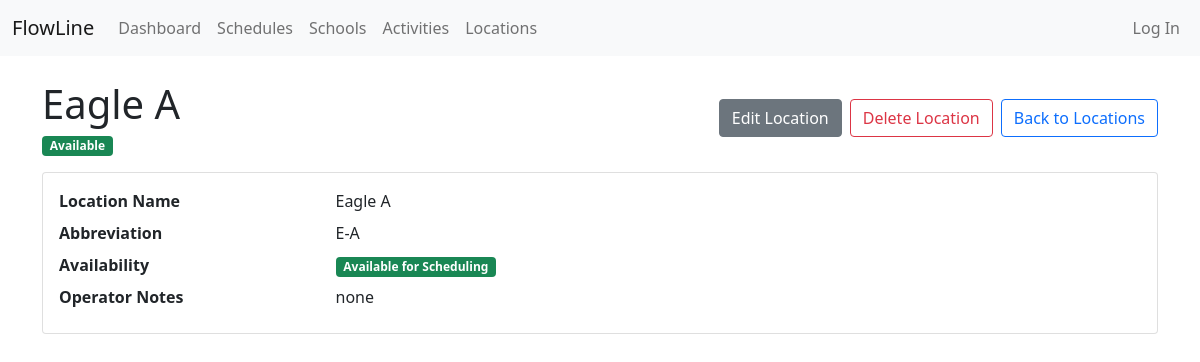
/location/4/, run on the app's committed database.
### scheduler_app/models.py (models this page shows, shortened)
class Locations(models.Model):
    loc_name = CharField(max_length=100, unique=True)
    loc_short = CharField(max_length=5, null=True, default='5 character max')
    description = TextField(default= 'Notes for the new people', blank=True, null=True)
    availible = BooleanField(default=True)

### scheduler_app/views.py (the view)
# urls.py: path("location/<int:pk>/", LocationDetail.as_view(), name="location-detail"),
class LocationDetail(DetailView):
    model = Locations
    template_name = "pay_end/location_detail.html"
    context_object_name = "location"

### scheduler_app/templates/pay_end/location_detail.html (shortened to what this page needs)
{% extends 'pay_end/base_pay.html' %}
{% block content %}
    <div class="d-flex flex-wrap justify-content-between align-items-center gap-2 mt-4 mb-3">
        <div>
            <h1 class="mb-1">{{ location.loc_name }}</h1>
            {% if location.availible %}
                <span class="badge bg-success">Available</span>
            {% else %}
                <span class="badge bg-secondary">Unavailable</span>
            {% endif %}
        </div>
        <div class="d-flex flex-wrap gap-2">
            <a href="{% url 'location-update' location.id %}" class="btn btn-secondary">Edit Location</a>
            <a href="{% url 'location-delete' location.id %}" class="btn btn-outline-danger">Delete Location</a>
            <a href="{% url 'location-list' %}" class="btn btn-outline-primary">Back to Locations</a>
        </div>
    </div>
    <div class="card mb-4">
        <div class="card-body">
            <dl class="row mb-0">
                <dt class="col-sm-3">Location Name</dt>
                <dd class="col-sm-9">{{ location.loc_name }}</dd>
                <dt class="col-sm-3">Abbreviation</dt>
                <dd class="col-sm-9">{{ location.loc_short|default:"No abbreviation" }}</dd>
                <dt class="col-sm-3">Availability</dt>
                <dd class="col-sm-9">
                    {% if location.availible %}
                        <span class="badge bg-success">Available for Scheduling</span>
                    {% else %}
                        <span class="badge bg-secondary">Unavailable for Scheduling</span>
                    {% endif %}
                </dd>
                <dt class="col-sm-3">Operator Notes</dt>
                <dd class="col-sm-9">{{ location.description|default:"No operator notes."|linebreaksbr }}</dd>
            </dl>
        </div>
    </div>
{% endblock %}

### data on the page
Locations: loc_name "Eagle A", loc_short "E-A", description "none"
